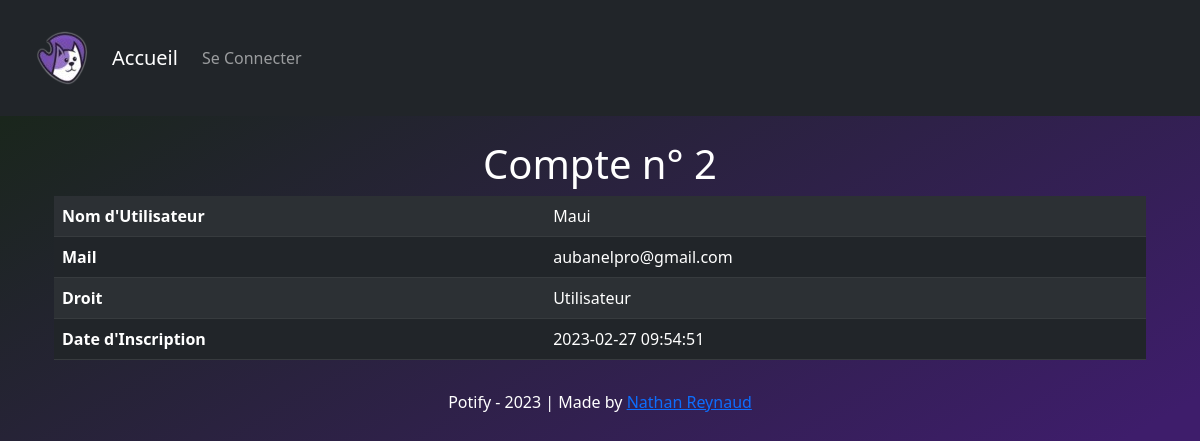
The app's page /listaccount.php?userid=2 with its own data.
### tables this page shows
CREATE TABLE "log" (
	"id"	INTEGER NOT NULL,
	"username"	VARCHAR(30) NOT NULL UNIQUE,
	"mail"	VARCHAR(255) NOT NULL UNIQUE,
	"password"	LONGTEXT NOT NULL,
	"right"	VARCHAR(10) NOT NULL,
	"registration_date"	INTEGER NOT NULL DEFAULT CURRENT_TIMESTAMP,
	PRIMARY KEY("id" AUTOINCREMENT)
);

### model/Log.php (called while the page is built, shortened)
<?php
class Log
{
    private $username;
    private $mail;
    private $right;
    private $registration_date;
    public function __construct($id,$username, $mail, $password, $right,$registration_date)
    {
        $this->username = $username;
        $this->mail = $mail;
        $this->right = $right;
        $this->registration_date=$registration_date;
    }
    public function getUsername()
    {
        return $this->username;
    }
    public function getMail()
    {
        return $this->mail;
    }
    public function getRight()
    {
        return $this->right;
    }
    public function getRegistrationDate()
    {
        return $this->registration_date;
    }
}
?>

### www/listaccount.php (the view, shortened to what this page needs)
<?php
require '../model/Log.php';
$con = new SQLite3('../data/data.db');
$sql = $con->prepare('SELECT * from log where id=?');
$sql->bindValue(1, $_GET['userid']);
$result = $sql->execute();
$logList = array();
while ($res = $result->fetchArray()) {
  array_push($logList, new Log($res['id'], $res['username'], $res['mail'], $res['password'], $res['right'], $res['registration_date']));
}
  ?>
<!DOCTYPE html>
<html lang="<?php echo substr($_SERVER['HTTP_ACCEPT_LANGUAGE'], 0, 2);?>">
<head>
  <link rel="stylesheet" href="style/bootstrap.css">
  <link rel="stylesheet" href="style/style.css">
</head>
<body>
<nav class="navbar navbar-expand-lg navbar-dark bg-dark">
    <div class="container-fluid">
      <a href="./index.php"><img src="./style/logo.png" alt="Logo du site"></a>
      <?php if (isset($_SESSION["username"])) { ?>
        <a class="navbar-brand" href="./index.php">Bonjour,
          <?php echo $_SESSION["username"] ?>
        </a>
      <?php } else {
        ?>
        <a class="navbar-brand" href="./index.php">Accueil</a>
      <?php } ?>
      <div class="collapse navbar-collapse" id="navbarSupportedContent">
        <ul class="navbar-nav me-auto mb-2 mb-lg-0">
          <li class="nav-item">
            <?php if ($_SESSION == null) { ?>
              <a class="nav-link" href="./login.php">Se Connecter</a>
            <?php } else { ?>
              <a class="nav-link" href="./account.php">Mon Compte</a>
            <?php } ?>
          </li>
        </ul>
      </div>
    </div>
  </nav>
  <br>
  <h1 class="text-white">Compte n° <?php echo $_GET['userid']; ?></h1>
  <div class="container">
    <div class="container">
      <table class="table table-striped table-dark">
        <tbody>
          <?php foreach ($logList as $log): ?>
            <tr class="tableproduct">
              <th scope="col">Nom d'Utilisateur</th>
              <td>
                <?php echo $log->getUsername() ?>
              </td>
            </tr>
            <tr class="tableproduct">
              <th scope="col">Mail</th>
              <td>
                <?php echo $log->getMail() ?>
              </td>
            </tr>
            <tr>
              <th scope="col">Droit</th>
              <td>
                <?php if ($log->getRight() == "A") {
                  echo "Administrateur";
                } else {
                  echo "Utilisateur";
                }
                ?>
              </td>
            </tr>
            <tr>
              <th scope="col">Date d'Inscription</th>
              <td>
                <?php echo $log->getRegistrationDate() ?>
              </td>
            </tr>
          <?php endforeach; ?>
        </tbody>
      </table>
    </div>
  </div>
  <?php require './footer.php';?>
</body>
</html>

### www/style/style.css (style rules this page uses)
html { height: 100%; background: rgb(62,29,107); background: linear-gradient(330deg, rgba(62,29,107,1) 27%, rgba(26,38,28,1) 92%); background-repeat: no-repeat; }
body { background: rgb(62,29,107); background: linear-gradient(330deg, rgba(62,29,107,1) 27%, rgba(26,38,28,1) 92%); background-repeat: no-repeat; min-height: 100%; }
h1, h2, h3, h5 { text-align: center; }
.tableproduct { border-collapse: separate; border-spacing:0 20px; }

### records on screen
log: username "Maui", mail "aubanelpro@gmail.com", right "Utilisateur", registration_date "2023-02-27 09:54:51"

### other values on screen
$_GET['userid'] "2"
